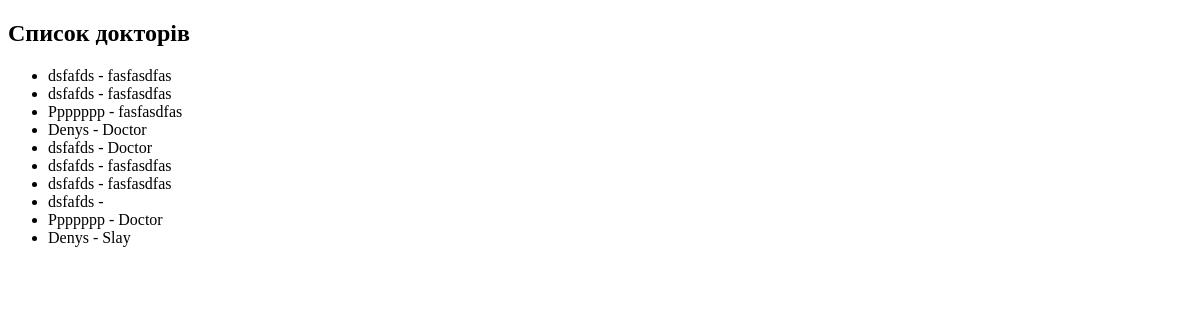
/doctors/, run on an earlier commit of the app's database.
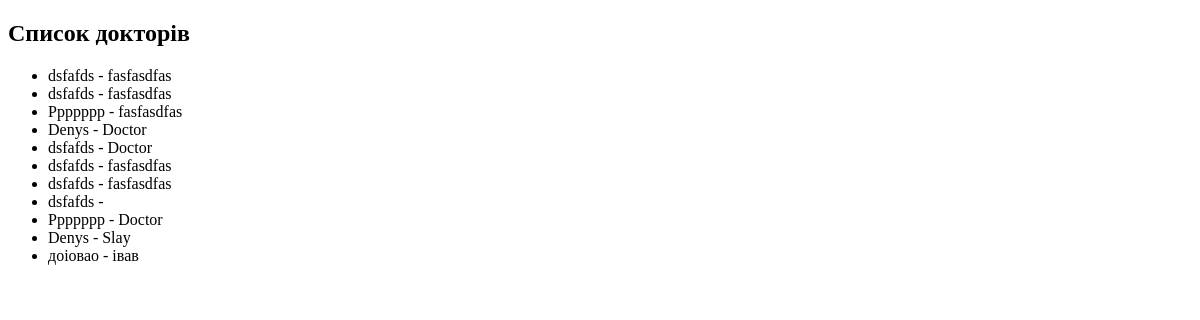
And on a later commit of the database.
### medicchat/models.py (models this page shows, shortened)
class Doctor(models.Model):
    name = models.CharField(max_length=100)
    age = models.PositiveIntegerField()
    specialty = models.CharField(max_length=100)

### medicchat/views.py (the view)
# urls.py: path('doctors/', view_doctors, name='view_doctors'),
def view_doctors(request):
    doctors = Doctor.objects.all()
    return render(request, 'view_doctors.html', {'doctors': doctors})

### medicchat/templates/view_doctors.html (shortened to what this page needs)
<!DOCTYPE html>
<html lang="en">
<head>
</head>
<body>
    <h2>Список докторів</h2>
    <ul>
    {% for doctor in doctors %}
        <li>{{ doctor.name }} - {{ doctor.specialty }}</li>
    {% endfor %}
    </ul>
</body>
</html>

What changed in the data, as far as the page shows it:
added Doctor: name "доіовао", specialty "івав"
